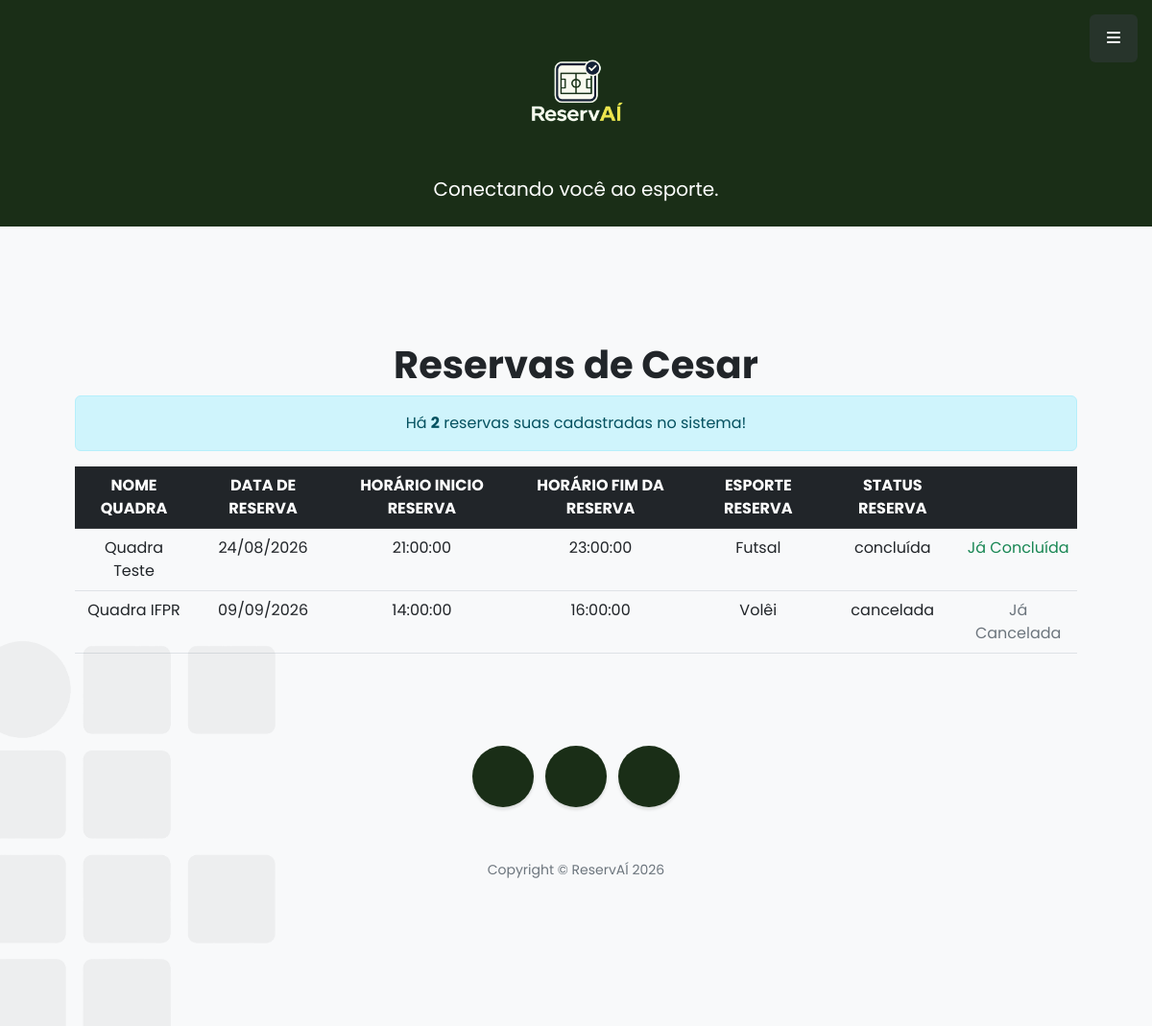
The page /minhasReservas.php (signed in) on the database its author committed.
### tables this page shows
CREATE TABLE `reservas` (
  `idReserva` int(11) NOT NULL,
  `idReservante` int(11) NOT NULL,
  `idQuadraReservada` int(11) NOT NULL,
  `dataReserva` date NOT NULL,
  `horarioInicio` time NOT NULL,
  `horarioFim` time NOT NULL,
  `esporteReserva` varchar(50) DEFAULT NULL,
  `statusReserva` varchar(50) NOT NULL DEFAULT 'agendado'
);

CREATE TABLE `quadras` (
  `idQuadra` int(11) NOT NULL,
  `fotoQuadra` varchar(200) NOT NULL,
  `nomeQuadra` varchar(100) NOT NULL,
  `esportes` varchar(100) NOT NULL,
  `localizacao` varchar(100) NOT NULL,
  `horarioAbertura` time NOT NULL,
  `horarioFechamento` time NOT NULL
);

### minhasReservas.php (the view, shortened to what this page needs)
<?php include "header.php"?>
<?php
    echo "<h1>Reservas de $primeiroNome</h1>";
    include "conexaoBD.php";
    $atualizarStatusConcluido = "
        UPDATE reservas
        SET statusReserva = 'concluída'
        WHERE statusReserva = 'agendado'
        AND CONCAT(dataReserva, ' ', horarioFim) <= NOW()";
        mysqli_query($conn, $atualizarStatusConcluido);
    $reservasUsuario = "
   SELECT
        reservas.idReserva,
        quadras.nomeQuadra,
        reservas.dataReserva,
        reservas.horarioInicio,
        reservas.horarioFim,
        reservas.esporteReserva,
        reservas.statusReserva
    FROM
        reservas
    INNER JOIN
        quadras ON reservas.idQuadraReservada = quadras.idQuadra
    WHERE
        reservas.idReservante = '$idUsuario'
    ORDER BY
        reservas.dataReserva ASC";;
    $res           = mysqli_query($conn, $reservasUsuario) or die("Erro ao tentar listar Usuários!");
    $totalReservas = mysqli_num_rows($res);
    echo "<div class='alert alert-info text-center'>Há <strong>$totalReservas</strong> reservas suas cadastradas no sistema!</div>";
    echo "
        <div class='table-responsive'>
        <table class='table'>
            <thead class='table-dark'>
                <tr>
                    <th>NOME QUADRA</th>
                    <th>DATA DE RESERVA</th>
                    <th>HORÁRIO INICIO RESERVA</th>
                    <th>HORÁRIO FIM DA RESERVA</th>
                    <th>ESPORTE RESERVA</th>
                    <th>STATUS RESERVA</th>
                    <th></th>
                </tr>
            </thead>
            <tbody>
    ";
    while($reservas = mysqli_fetch_assoc($res)){
        $idReserva           = $reservas['idReserva'];
        $nomeQuadra          = $reservas['nomeQuadra'];
        $dataReserva         = $reservas['dataReserva'];
        $diaReserva          = substr($dataReserva, 8, 2);
        $mesReserva          = substr($dataReserva, 5, 2);
        $anoReserva          = substr($dataReserva, 0, 4);
        $horarioInicio       = $reservas['horarioInicio'];
        $horarioFim          = $reservas['horarioFim'];
        $esporteReserva = $reservas['esporteReserva'];
        $statusReserva       = $reservas['statusReserva'];
        $botaoCancelar = "";
        if($statusReserva == 'agendado'){
            $botaoCancelar = "<a href='cancelarReserva.php?id=$idReserva' class='btn btn-danger btn-sm' title='Cancelar reserva'><i class='bi bi-x-circle'></i> Cancelar</a>";
        } else if($statusReserva == 'cancelada'){
            $botaoCancelar = "<span class='text-muted'>Já Cancelada</span>";
        } else if($statusReserva == 'concluída') {
            $botaoCancelar = "<span class='text-success'>Já Concluída</span>";
        }
        echo "
            <tr>
                <td>$nomeQuadra</td>
                <td>$diaReserva/$mesReserva/$anoReserva</td>
                <td>$horarioInicio</td>
                <td>$horarioFim</td>
                <td>$esporteReserva</td>
                <td>$statusReserva</td>
                <td>$botaoCancelar</td>
            </tr>
        ";
    }
    echo "</tbody>";
    echo "</table>";
    echo "</div>";
?>
<?php include "footer.php"?>

### rows shown on the page
reservas: idQuadraReservada.nomeQuadra "Quadra Teste", dataReserva "24", dataReserva "08", dataReserva "2026", horarioInicio "21:00:00", horarioFim "23:00:00", esporteReserva "Futsal", statusReserva "concluída", shows "Já Concluída"
reservas: idQuadraReservada.nomeQuadra "Quadra IFPR", dataReserva "09", dataReserva "2026", horarioInicio "14:00:00", horarioFim "16:00:00", esporteReserva "Volêi", statusReserva "cancelada", shows "Já Cancelada"

### other values the page prints
$primeiroNome "Cesar"
$totalReservas "2"
